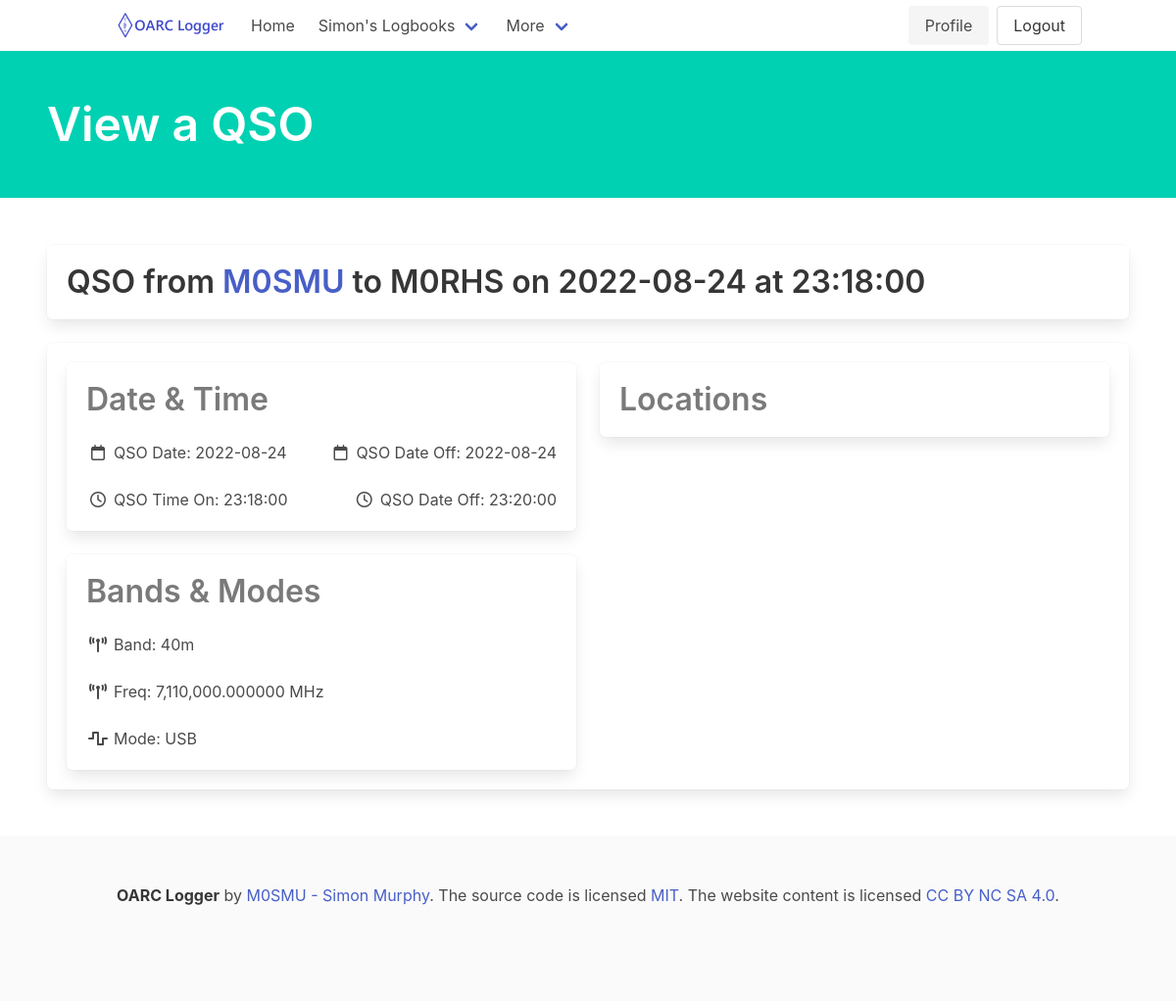
Page /qsos/view/M0RHS/2022-08-24/23:18:00.000000 (signed in) on the earlier database version.
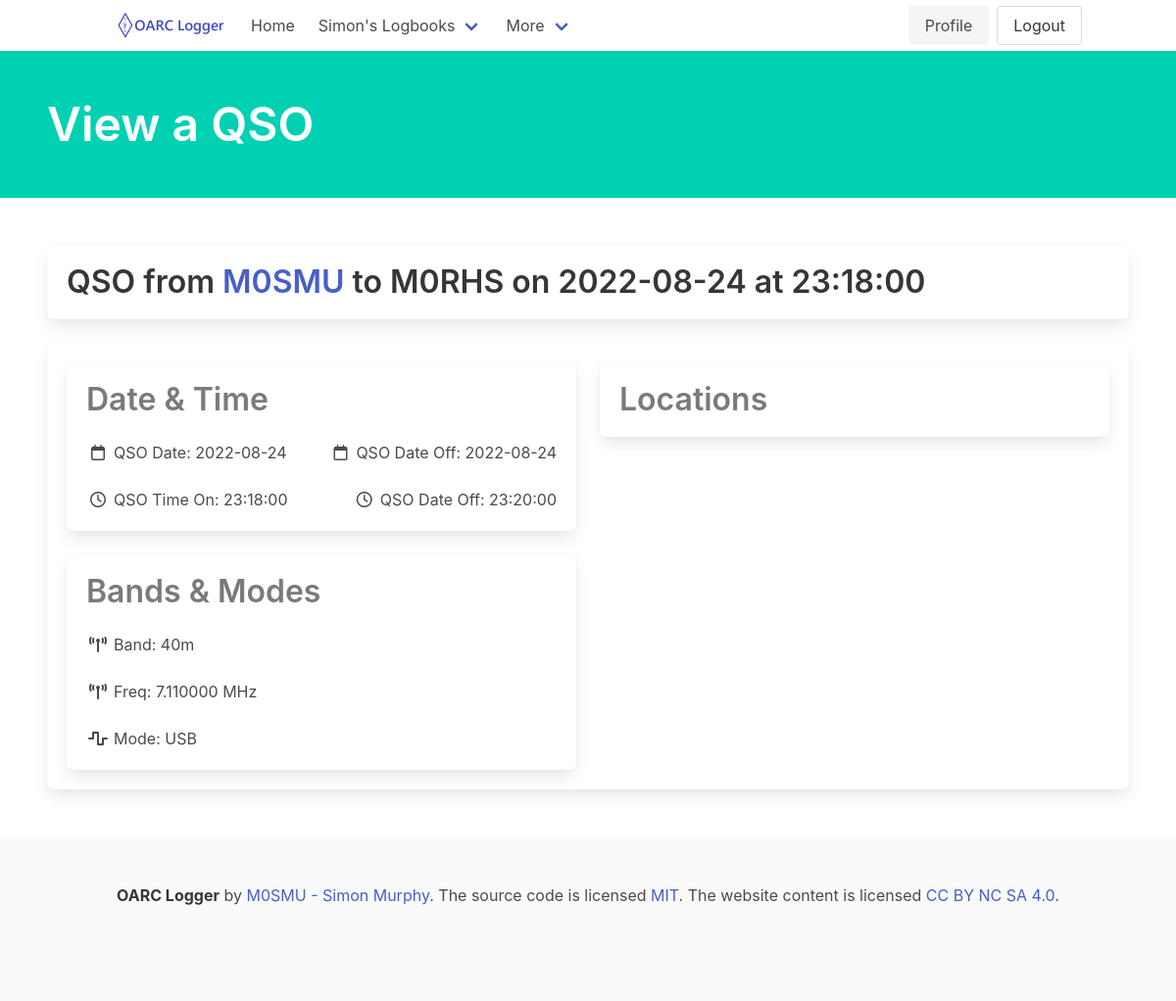
Same page on the later database version.
### logger/models.py (models this page shows, shortened)
class QSO(db.Model):
    id = db.Column(db.Integer, primary_key=True) # primary keys are required by SQLAlchemy
    band = db.Column(db.String(25))
    band_rx = db.Column(db.String(25))
    mode = db.Column(db.String(25))
    submode = db.Column(db.String(25))
    freq = db.Column(db.String(25))
    freq_rx = db.Column(db.String(25))
    call = db.Column(db.String(50))
    station_callsign = db.Column(db.String(50))
    operator = db.Column(db.String(50))
    owner_callsign = db.Column(db.String(50))
    qso_date = db.Column(db.Date())
    qso_date_off = db.Column(db.Date())
    time_on = db.Column(db.Time())
    time_off = db.Column(db.Time())
    gridsquare = db.Column(db.String(10))
    my_gridsquare = db.Column(db.String(10))
    rst_rcvd = db.Column(db.String(10))
    rst_sent = db.Column(db.String(10))
    tx_pwr = db.Column(db.String(10))
    my_rig = db.Column(db.String(100))
    my_antenna = db.Column(db.String(100))
    qso_random = db.Column(db.String(1))
    qso_complete = db.Column(db.String(3))
    sat_mode = db.Column(db.String(25))
    sat_name = db.Column(db.String(25))
    srx = db.Column(db.Integer)
    srx_string = db.Column(db.String(50))
    stx = db.Column(db.Integer)
    stx_string = db.Column(db.String(50))
    my_sota_ref = db.Column(db.String(25))
    sota_ref = db.Column(db.String(25))
    my_iota = db.Column(db.String(6))
    iota = db.Column(db.String(6))
    my_iota_island_id = db.Column(db.Integer)
    iota_island_id = db.Column(db.Integer)
    country = db.Column(db.String(50))
    my_country = db.Column(db.String(50))
    distance = db.Column(db.String(10))
    dxcc = db.Column(db.Integer)
    my_dxcc = db.Column(db.Integer)
    name = db.Column(db.String(50))
    my_name = db.Column(db.String(50))
    my_city = db.Column(db.String(50))
    cqz = db.Column(db.Integer)
    my_cq_zone = db.Column(db.Integer)
    ituz = db.Column(db.Integer)
    my_itu_zone = db.Column(db.Integer)
    qsl_rcvd = db.Column(db.String(3))
    qsl_rcvd_via = db.Column(db.String(3))
    qsl_sent = db.Column(db.String(3))
    qsl_sent_via = db.Column(db.String(3))
    lotw_qsl_rcvd = db.Column(db.String(3))
    lotw_qsl_sent = db.Column(db.String(3))
    lotw_qslsdate = db.Column(db.Date())
    eqsl_qsl_rcvd = db.Column(db.String(3))
    eqsl_qsl_sent = db.Column(db.String(3))
    eqsl_qslsdate = db.Column(db.Date())
    qrzcom_qso_upload_status = db.Column(db.String(3))
    qrzcom_qso_upload_date = db.Column(db.Date())
    address = db.Column(db.String(50))
    a_index = db.Column(db.Integer)
    k_index = db.Column(db.Integer)
    sfi = db.Column(db.Integer)
    ant_az = db.Column(db.Integer)
    ant_el = db.Column(db.Integer)
    comment = db.Column(db.String(255))
    cont = db.Column(db.String(2))
    email = db.Column(db.String(255))
    cnty = db.Column(db.String(50))
    my_cnty = db.Column(db.String(50))
    my_postal_code = db.Column(db.String(10))
    qth = db.Column(db.String(50))
    swl = db.Column(db.String(2))
    lat = db.Column(db.String(11))
    my_lat = db.Column(db.String(11))
    lon = db.Column(db.String(11))
    my_lon = db.Column(db.String(11))
    pfx = db.Column(db.String(15))

### logger/qsos/views.py (the view)
@qsos.route('/view/<call>/<date>/<time>')
@login_required
def viewqso(call, date, time):
    call = call.replace('_', '/')
    qso = QSO.query.filter_by(call=call, qso_date=date, time_on=time).first()
    return render_template('viewqso.html', qso=qso)

### logger/application.py (called while the page is built)
def create_app():
    app = Flask(__name__)
    app.config.from_object(Config)
    db.init_app(app)
    migrate = Migrate(app, db, render_as_batch=True)
    login_manager = LoginManager()
    login_manager.login_view = 'users.login'
    login_manager.init_app(app)
    from logger.models import User
    @login_manager.user_loader
    def load_user(user_id):
        return User.query.get(int(user_id))
    app.register_blueprint(users, url_prefix='/users')
    app.register_blueprint(callsigns, url_prefix='/callsigns')
    app.register_blueprint(qsos, url_prefix='/qsos')
    @app.route("/")
    def index():
        return render_template('index.html')
    @app.route("/about")
    def about():
        return render_template('about.html')
    @app.template_filter()
    def MhzFormat(value):
        value = float(value)
        return "{:,.6f} MHz".format(value)
    return app

### logger/templates/viewqso.html (shortened to what this page needs)
{% extends 'base.html' %}
{% block hero %}is-primary{% endblock %}
{% block content %}
		<div class="bd-hero-heading">
			<h1 class="title is-size-1">
				{% block title %} <p>View a QSO</p> {% endblock %}
			</h1>
		</div>
	</div>
</section>
<section class="section">
	<div class="box">
        <h3 class="title">QSO from <a href="{{ url_for('callsigns.call', callsign=qso.station_callsign | replace('/', '_')) }}">{{ qso.station_callsign }}</a> to {{ qso.call }} on {{ qso.qso_date }} at {{ qso.time_on }}</h3>
    </div>
    <div class="box">
		<div class="columns">
			<div class="column">
				<div class="box">
					<p class="title has-text-grey">Date & Time</p>
					<nav class="level">
						<div class="level-left">
							<div class="level-item">
								<div class="icon-text">
									<span class="icon">
										<i class="far fa-calendar"></i>
									</span>
									<span>QSO Date: {{ qso.qso_date }}</span>
								</div>
							</div>
						</div>
						{% if qso.qso_date_off %}
						<div class="level-right">
							<div class="level-item">
								<div class="icon-text">
									<span class="icon">
										<i class="far fa-calendar"></i>
									</span>
									<span>QSO Date Off: {{ qso.qso_date_off }}</span>
								</div>
							</div>
						</div>
						{% endif %}
					</nav>
					<nav class="level">
						<div class="level-left">
							<div class="level-item">
								<div class="icon-text">
									<span class="icon">
										<i class="far fa-clock"></i>
									</span>
									<span>QSO Time On: {{ qso.time_on }}</span>
								</div>
							</div>
						</div>
						{% if qso.time_off %}
						<div class="level-right">
							<div class="level-item">
								<div class="icon-text">
									<span class="icon">
										<i class="far fa-clock"></i>
									</span>
									<span>QSO Date Off: {{ qso.time_off }}</span>
								</div>
							</div>
						</div>
						{% endif %}
					</nav>
				</div>
				<div class="box">
					<p class="title has-text-grey">Bands & Modes</p>
					<nav class="level">
						<div class="level-left">
							<div class="level-item">
								<div class="icon-text">
									<span class="icon">
										<i class="fa-solid fa-tower-broadcast"></i>
									</span>
									<span>Band: {{ qso.band }}</span>
								</div>
							</div>
						</div>
					</nav>
					{% if qso.freq or qso.freq_rx %}
					<nav class="level">
						{% if qso.freq %}
						<div class="level-left">
							<div class="level-item">
								<div class="icon-text">
									<span class="icon">
										<i class="fa-solid fa-tower-broadcast"></i>
									</span>
									<span>Freq: {{ qso.freq | MhzFormat }}</span>
								</div>
							</div>
						</div>
						{% endif %}
					</nav>
					{% endif %}
					<nav class="level">
						<div class="level-left">
							<div class="level-item">
								<div class="icon-text">
									<span class="icon">
										<i class="fa-solid fa-wave-square"></i>
									</span>
									<span>Mode: {{ qso.mode }}</span>
								</div>
							</div>
						</div>
					</nav>
				</div>
			</div>
			<div class="column">
				<div class="box">
						<p class="title has-text-grey">Locations</p>
				</div>
			</div>
		</div>
	</div>
</section>
{% endblock %}

Differences in the rows shown:
changed QSO "M0SMU": freq|MhzFormat "7,110,000.000000 MHz" → "7.110000 MHz"
